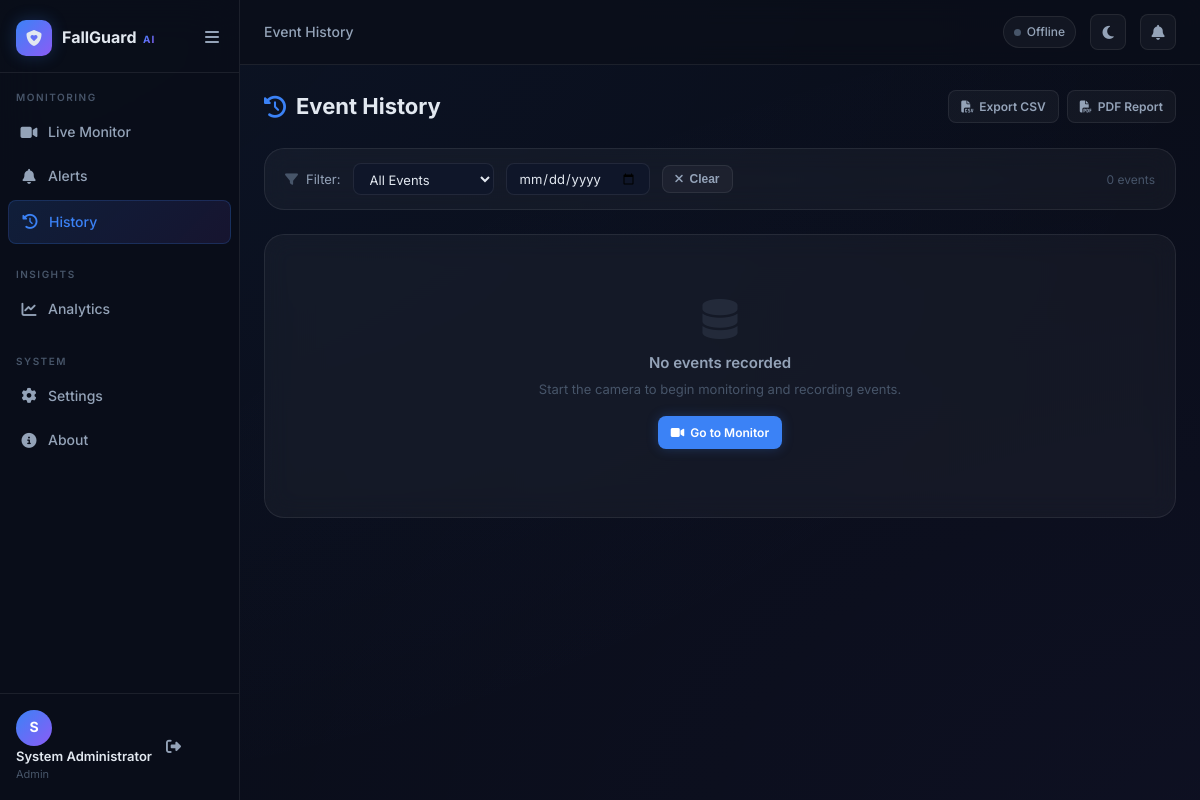
Screenshot of /history (signed in) with the database file from the repository.
### app/models/user.py (models this page shows, shortened)
class User(UserMixin, db.Model):
    __tablename__ = 'users'
    id = db.Column(db.Integer, primary_key=True)
    username = db.Column(db.String(80), unique=True, nullable=False, index=True)
    email = db.Column(db.String(120), unique=True, nullable=False, index=True)
    password_hash = db.Column(db.String(256), nullable=False)
    full_name = db.Column(db.String(150), nullable=True)
    role = db.Column(db.String(20), nullable=False, default='viewer')
    is_active = db.Column(db.Boolean, default=True)
    phone = db.Column(db.String(20), nullable=True)
    created_at = db.Column(db.DateTime, default=datetime.utcnow)
    last_login = db.Column(db.DateTime, nullable=True)
    events = db.relationship('Event', backref='created_by_user', lazy=True, foreign_keys='Event.user_id')
    settings = db.relationship('UserSettings', backref='user', uselist=False, lazy=True)
    contacts = db.relationship('EmergencyContact', backref='user', lazy=True)
    ROLES = {
        'admin': ['view', 'edit', 'delete', 'manage_users', 'export', 'settings'],
        'caregiver': ['view', 'edit', 'export', 'settings'],
        'viewer': ['view']
    }

### app/routes/dashboard.py (the view)
@dashboard_bp.route('/history')
@login_required
def history():
    page   = int(request.args.get('page', 1))
    events = Event.query.order_by(Event.timestamp.desc()).paginate(page=page, per_page=20, error_out=False)
    return render_template('pages/history.html', events=events)

### templates/pages/history.html (shortened to what this page needs)
{% extends "base.html" %}
{% block breadcrumb %}Event History{% endblock %}
{% block content %}
<div class="page-header">
  <div class="page-title"><i class="fa-solid fa-clock-rotate-left"></i> Event History</div>
  <div class="page-actions">
    <a href="/api/export/csv" class="btn btn-ghost btn-sm"><i class="fa-solid fa-file-csv"></i> Export CSV</a>
    <a href="/api/export/pdf" class="btn btn-ghost btn-sm"><i class="fa-solid fa-file-pdf"></i> PDF Report</a>
  </div>
</div>
<div class="card mb-24" style="padding:14px 20px">
  <div style="display:flex;gap:12px;align-items:center;flex-wrap:wrap">
    <div style="display:flex;align-items:center;gap:8px">
      <i class="fa-solid fa-filter" style="color:var(--text-muted);font-size:13px"></i>
      <span style="font-size:13px;color:var(--text-secondary)">Filter:</span>
    </div>
    <select id="filterType" class="form-control" style="width:auto;padding:6px 12px;font-size:13px" onchange="applyFilter()">
      <option value="all">All Events</option>
    </select>
    <input type="date" id="filterDate" class="form-control" style="width:auto;padding:6px 12px;font-size:13px" onchange="applyFilter()">
    <button class="btn btn-ghost btn-sm" onclick="clearFilter()"><i class="fa-solid fa-xmark"></i> Clear</button>
    <span style="margin-left:auto;font-size:12px;color:var(--text-muted)" id="resultCount"></span>
  </div>
</div>
<div class="card">
  <div class="card-body">
    {% if events.items %}
    <div class="table-wrap">
      <table id="eventsTable">
        <thead>
          <tr>
            <th>Timestamp</th>
            <th>Type</th>
            <th>Activity</th>
            <th>Confidence</th>
            <th>Angle</th>
            <th>Surface</th>
            <th>Objects</th>
            <th>Snapshot</th>
          </tr>
        </thead>
        <tbody>
          {% for e in events.items %}
          <tr class="event-row {{ 'fall-row' if e.is_fall else '' }}"
              data-type="{{ 'falls' if e.is_fall else 'normal' }}"
              data-date="{{ e.timestamp[:10] if e.timestamp else '' }}">
            <td style="white-space:nowrap;font-size:12px">{{ e.timestamp[:19] if e.timestamp else '—' }}</td>
            <td>
              {% if e.is_fall %}
                <span class="badge badge-danger"><i class="fa-solid fa-person-falling"></i> Fall</span>
              {% else %}
                <span class="badge badge-success"><i class="fa-solid fa-check"></i> Normal</span>
              {% endif %}
            </td>
            <td style="font-size:13px">{{ e.activity_label or '—' }}</td>
            <td>
              <div style="display:flex;align-items:center;gap:6px">
                <div style="flex:1;background:var(--border);border-radius:2px;height:4px;min-width:50px">
                  <div style="width:{{ (e.confidence_total*100)|int }}%;background:{% if e.is_fall %}var(--danger){% else %}var(--success){% endif %};height:4px;border-radius:2px"></div>
                </div>
                <span class="font-mono {% if e.is_fall %}text-danger{% else %}text-success{% endif %}" style="font-size:11px;min-width:32px">
                  {{ (e.confidence_total*100)|int }}%
                </span>
              </div>
            </td>
            <td class="font-mono" style="font-size:12px">{{ '%.1f'|format(e.body_angle) if e.body_angle else '—' }}°</td>
            <td style="font-size:12px">{{ e.detected_objects or '[]' }}</td>
            <td style="font-size:12px">{{ e.detected_objects or 'none' }}</td>
            <td>
              {% if e.image_path %}
                <a href="/static/{{ e.image_path }}" target="_blank" class="btn btn-ghost btn-sm">
                  <i class="fa-solid fa-image"></i>
                </a>
              {% else %}
                <span style="color:var(--text-muted);font-size:12px">—</span>
              {% endif %}
            </td>
          </tr>
          {% endfor %}
        </tbody>
      </table>
    </div>
    {% if events.pages > 1 %}
    <div style="display:flex;justify-content:center;gap:8px;margin-top:20px">
      {% if events.has_prev %}
        <a href="?page={{ events.prev_num }}" class="btn btn-ghost btn-sm"><i class="fa-solid fa-chevron-left"></i></a>
      {% endif %}
      {% for p in events.iter_pages(left_edge=1, right_edge=1, left_current=2, right_current=2) %}
        {% if p %}
          <a href="?page={{ p }}" class="btn {% if p == events.page %}btn-primary{% else %}btn-ghost{% endif %} btn-sm">{{ p }}</a>
        {% else %}
          <span style="color:var(--text-muted);padding:6px 4px">…</span>
        {% endif %}
      {% endfor %}
      {% if events.has_next %}
        <a href="?page={{ events.next_num }}" class="btn btn-ghost btn-sm"><i class="fa-solid fa-chevron-right"></i></a>
      {% endif %}
    </div>
    {% endif %}
    {% else %}
    <div style="text-align:center;padding:48px 20px;color:var(--text-muted)">
      <i class="fa-solid fa-database" style="font-size:40px;display:block;margin-bottom:12px;opacity:0.3"></i>
      <p style="font-size:15px;font-weight:600;color:var(--text-secondary)">No events recorded</p>
      <p style="font-size:13px;margin-top:4px">Start the camera to begin monitoring and recording events.</p>
      <a href="{{ url_for('dashboard.monitor') }}" class="btn btn-primary btn-sm" style="margin-top:16px">
        <i class="fa-solid fa-video"></i> Go to Monitor
      </a>
    </div>
    {% endif %}
  </div>
</div>
{% endblock %}

### templates/base.html (shortened to what this page needs)
<!DOCTYPE html>
<html lang="en" data-theme="dark">
<head>
  <link rel="stylesheet" href="https://cdnjs.cloudflare.com/ajax/libs/font-awesome/6.5.0/css/all.min.css">
  <link rel="stylesheet" href="{{ url_for('static', filename='css/main.css') }}">
</head>
<body class="{% block body_class %}app-body{% endblock %}">
{% if current_user.is_authenticated %}
<nav class="sidebar" id="sidebar">
  <div class="sidebar-header">
    <div class="logo">
      <div class="logo-icon">
        <i class="fa-solid fa-shield-heart"></i>
      </div>
      <div class="logo-text">
        <span class="logo-name">FallGuard</span>
        <span class="logo-tag">AI</span>
      </div>
    </div>
    <button class="sidebar-toggle" id="sidebarToggle">
      <i class="fa-solid fa-bars"></i>
    </button>
  </div>
  <div class="nav-section">
    <span class="nav-label">MONITORING</span>
    <a href="{{ url_for('dashboard.monitor') }}"
       class="nav-item {% if request.endpoint == 'dashboard.monitor' %}active{% endif %}">
      <i class="fa-solid fa-video"></i>
      <span>Live Monitor</span>
    </a>
    <a href="{{ url_for('alerts.index') }}"
       class="nav-item {% if request.endpoint == 'alerts.index' %}active{% endif %}">
      <i class="fa-solid fa-bell"></i>
      <span>Alerts</span>
    </a>
    <a href="{{ url_for('dashboard.history') }}"
       class="nav-item {% if request.endpoint == 'dashboard.history' %}active{% endif %}">
      <i class="fa-solid fa-clock-rotate-left"></i>
      <span>History</span>
    </a>
  </div>
  <div class="nav-section">
    <span class="nav-label">INSIGHTS</span>
    <a href="{{ url_for('analytics.index') }}"
       class="nav-item {% if request.endpoint == 'analytics.index' %}active{% endif %}">
      <i class="fa-solid fa-chart-line"></i>
      <span>Analytics</span>
    </a>
  </div>
  <div class="nav-section">
    <span class="nav-label">SYSTEM</span>
    <a href="{{ url_for('settings.index') }}"
       class="nav-item {% if request.endpoint == 'settings.index' %}active{% endif %}">
      <i class="fa-solid fa-gear"></i>
      <span>Settings</span>
    </a>
    <a href="{{ url_for('dashboard.about') }}"
       class="nav-item {% if request.endpoint == 'dashboard.about' %}active{% endif %}">
      <i class="fa-solid fa-circle-info"></i>
      <span>About</span>
    </a>
  </div>
  <div class="sidebar-footer">
    <div class="user-info">
      <div class="user-avatar">
        {{ current_user.full_name[0] if current_user.full_name else current_user.username[0] }}
      </div>
      <div class="user-details">
        <div class="user-name">
          {{ current_user.full_name or current_user.username }}
        </div>
        <div class="user-role">
          {{ current_user.role | capitalize }}
        </div>
      </div>
    </div>
    <a href="{{ url_for('auth.logout') }}" class="logout-btn" title="Logout">
      <i class="fa-solid fa-right-from-bracket"></i>
    </a>
  </div>
</nav>
<div class="main-content" id="mainContent">
  <div class="topbar">
    <div class="topbar-left">
      <div class="breadcrumb">
        {% block breadcrumb %}Dashboard{% endblock %}
      </div>
    </div>
    <div class="topbar-right">
      <div class="system-status" id="systemStatus">
        <div class="status-dot offline"></div>
        <span>Offline</span>
      </div>
      <button class="theme-toggle" id="themeToggle">
        <i class="fa-solid fa-moon" id="themeIcon"></i>
      </button>
      <div class="alert-bell" id="alertBell">
        <i class="fa-solid fa-bell"></i>
      </div>
    </div>
  </div>
{% endif %}
<main class="page-content">
  {% block content %}{% endblock %}
</main>
{% if current_user.is_authenticated %}
</div>
{% endif %}
</body>
</html>

### rows the page displays
User: full_name "S", full_name "System Administrator", role "Admin"
